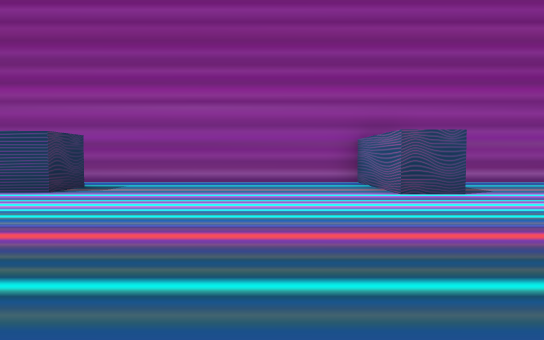
view 1 (above)

24 first-person views from a walk through a 3-D level made in the Unity game engine. The camera is 0.55 m above the floor, tilts 2° down and sees 80° across. The floor is counted in squares, 1 m on a side. Each view is taken from the middle of a square. On the plan, view 1 faces up. The plan holds only what a view shows up to about 9 squares ahead; the rest is blank. The place goes on beyond the plan. The player is left out.

view 2
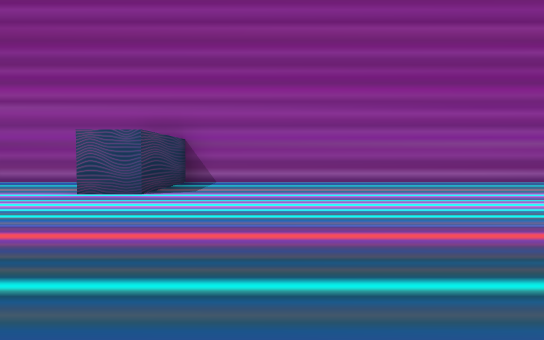

view 3
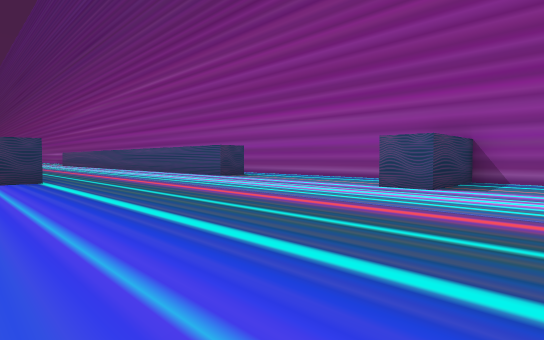

view 4
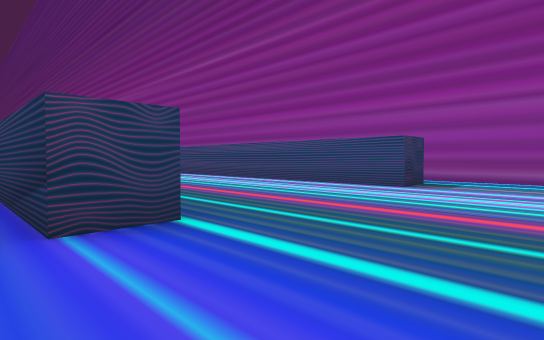

view 5
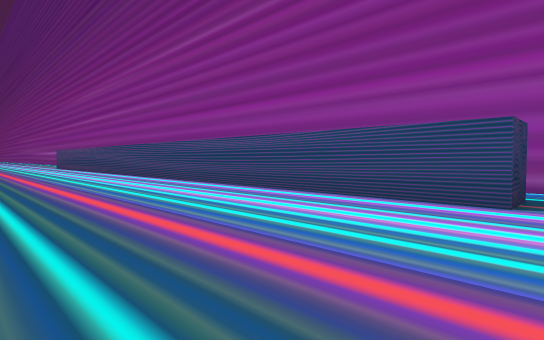

view 6
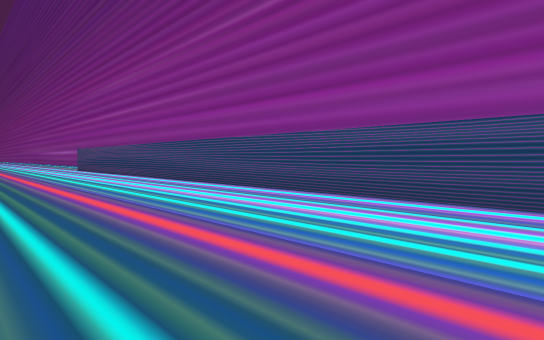

view 7
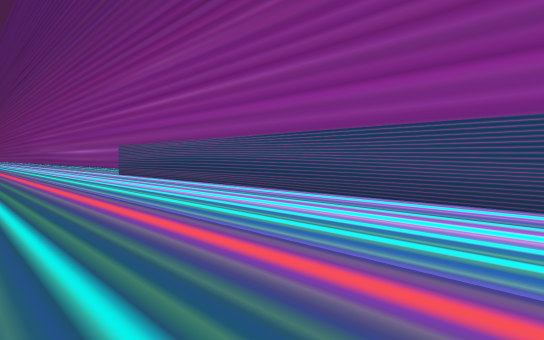

view 8
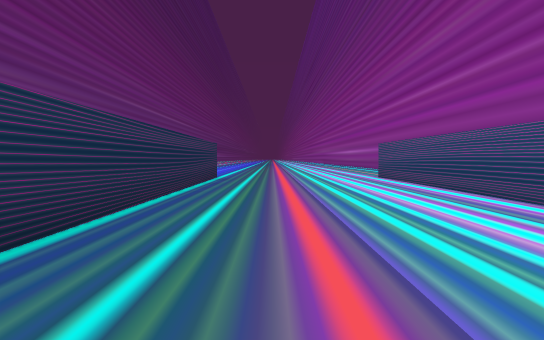

view 9
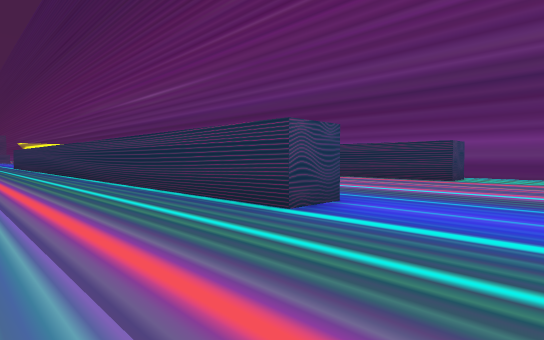

view 10
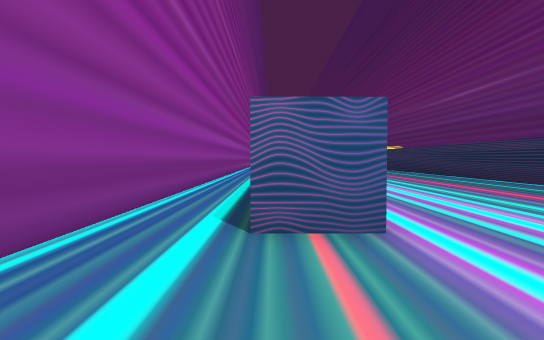

view 11
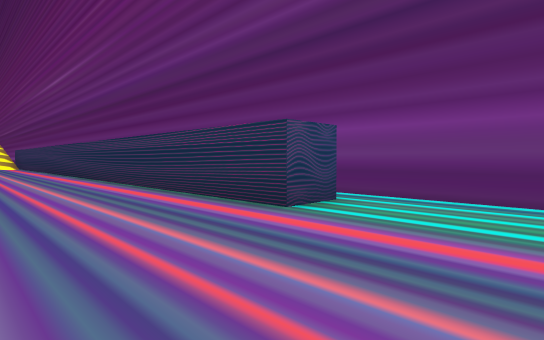

view 12
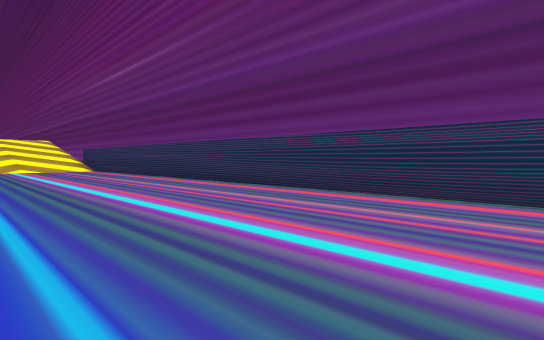

view 13
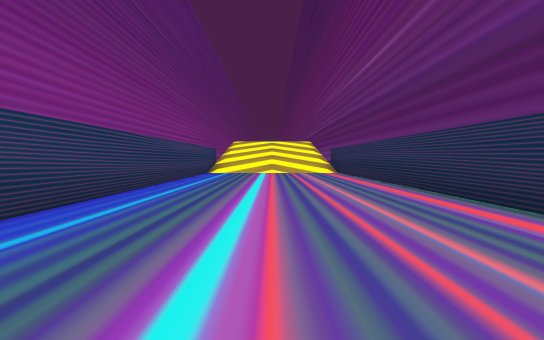

view 14
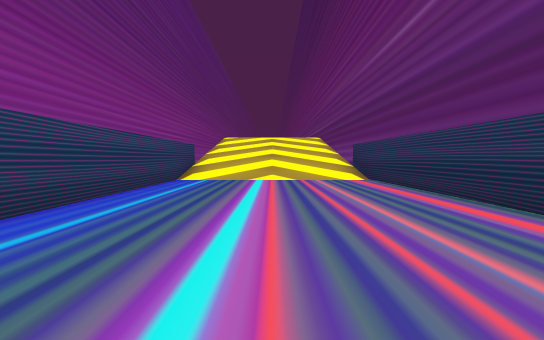

view 15
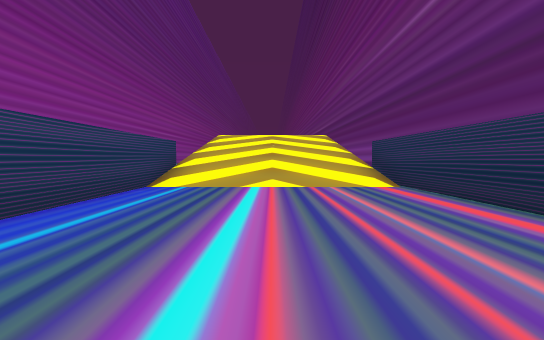

view 16
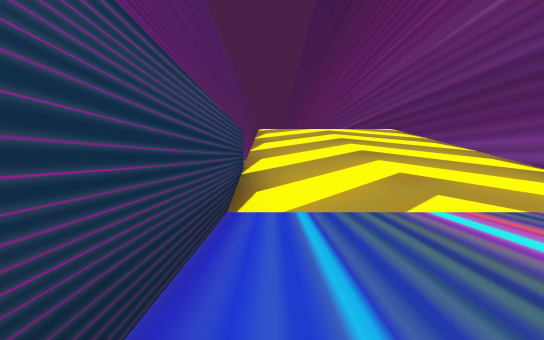

view 17
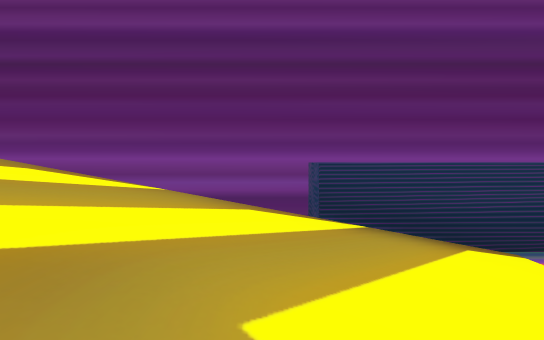

view 18
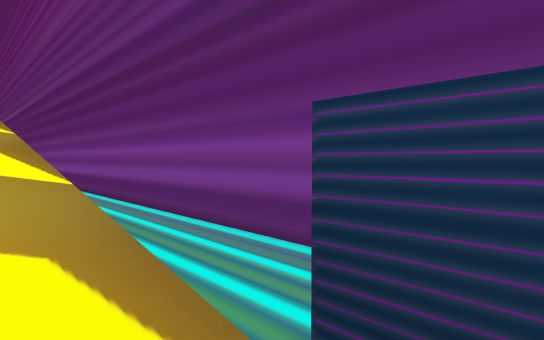

view 19
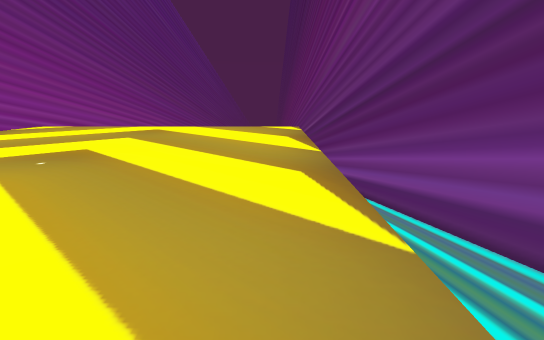

view 20
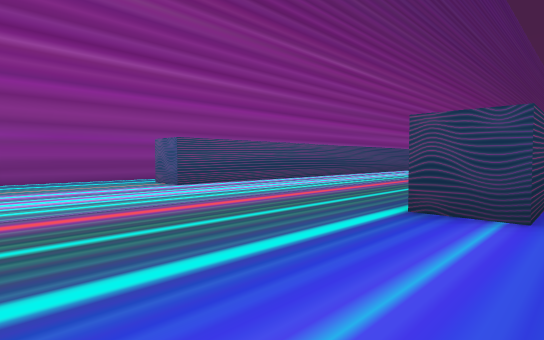

view 21
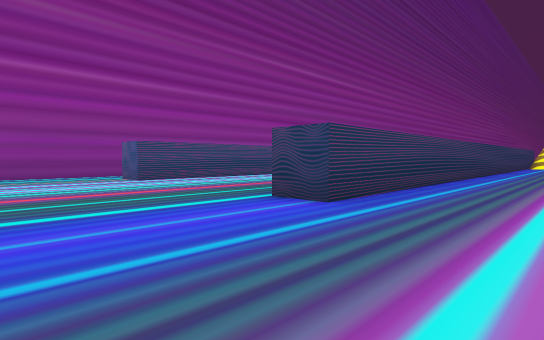

view 22
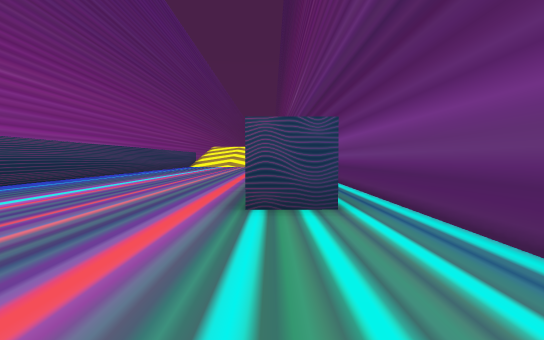

view 23
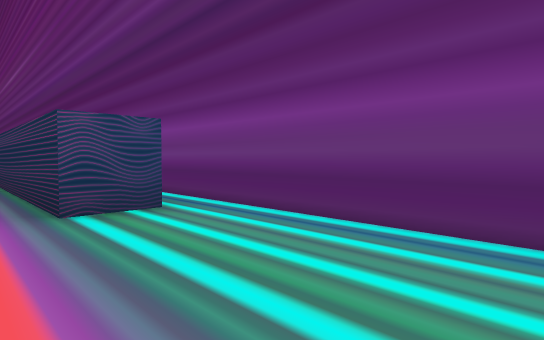

view 24
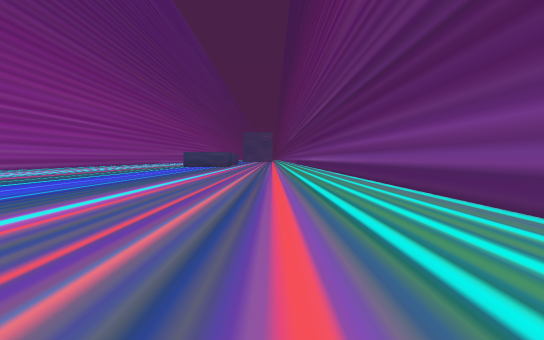

### Floor plan
Key: @ floor where view 1 was taken; # wall or solid block; . floor; / step, stairs or slope.
Columns run from 27 left of view 1 to 9 right of it. Each row starts with its distance up from view 1.
  8  ##########            ##############
  7  ..........            ......##......
  6  ...#                ###.....##......
  5  ...##################.......##......
  4 .....................................
  3 ....................................
  2 .....................................
  1 .....................................
  0 ....####################...@.........
 -1 ......................////...........
 -2 ......................////...........
 -3 ......................////...........
 -4  .....................////...........
 -5 ......................////...........
 -6 ....####################.............
 -7 .......                 .............
 -8 ##########             ##############

Where each view was taken, in squares from view 1:
view 1: 0 up, 0 right, facing up
view 2: 0 up, 5 right, facing up
view 3: 1 down, 5 right, facing up-left
view 4: 1 down, 1 left, facing up-left
view 5: 1 up, 3 left, facing up-left
view 6: 1 up, 7 left, facing up-left
view 7: 1 up, 12 left, facing up-left
view 8: 2 up, 14 left, facing left
view 9: 3 up, 26 left, facing down-right
view 10: 6 up, 26 left, facing right
view 11: 3 down, 26 left, facing down-right
view 12: 1 down, 21 left, facing down-right
view 13: 3 down, 18 left, facing right
view 14: 3 down, 14 left, facing right
view 15: 3 down, 12 left, facing right
view 16: 1 down, 9 left, facing right
view 17: 2 down, 3 left, facing down
view 18: 5 down, 4 left, facing down-right
view 19: 5 down, 3 left, facing right
view 20: 1 down, 27 left, facing up-right
view 21: 3 down, 27 left, facing up-right
view 22: 6 down, 27 left, facing right
view 23: 5 down, 27 left, facing down-right
view 24: 5 down, 0 right, facing right
